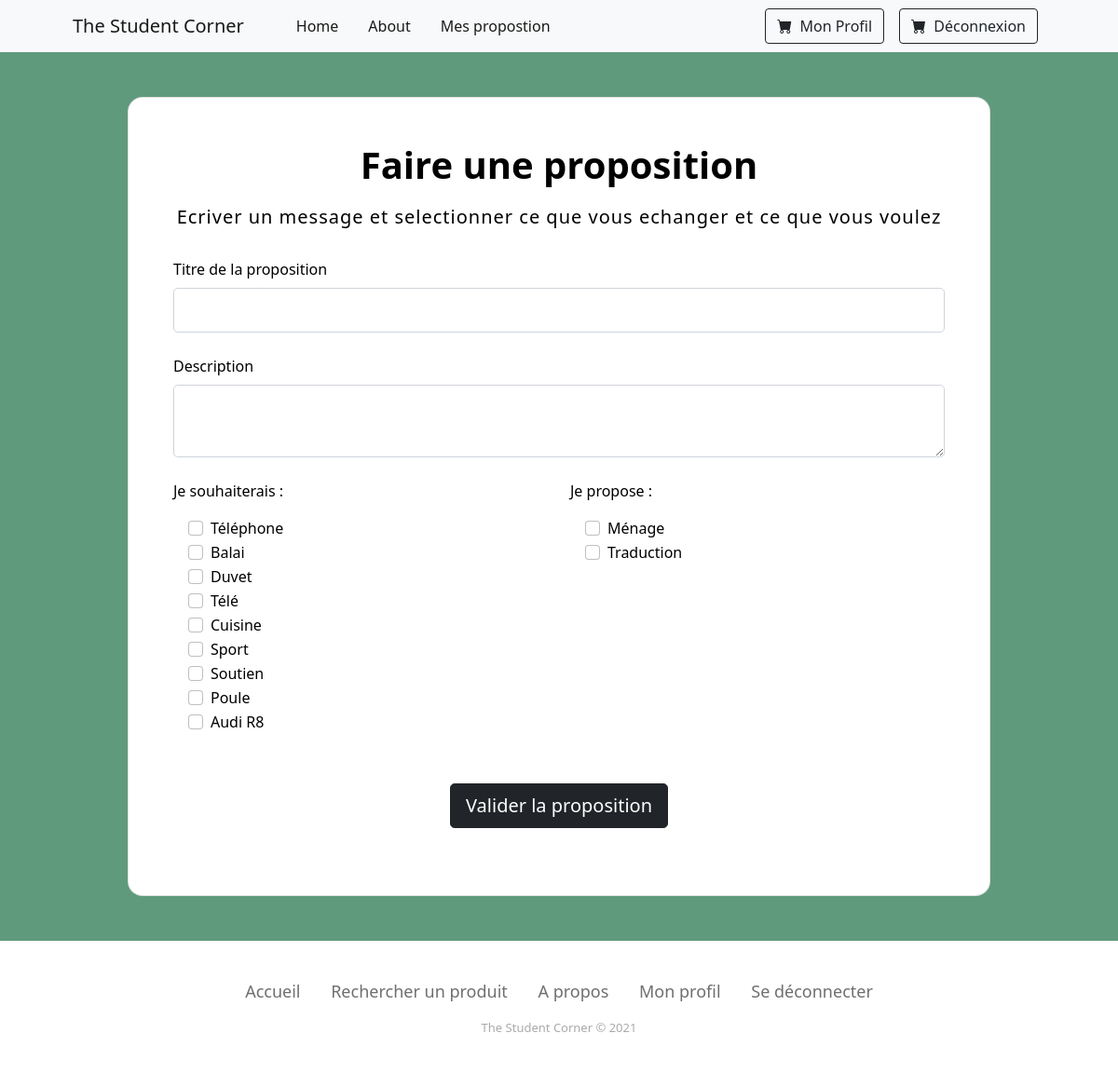
/?r=contact&to=1 (signed in), run on the app's committed database.
### tables this page shows
CREATE TABLE IF NOT EXISTS produit (
    idproduit int(11) NOT NULL AUTO_INCREMENT,
    nom varchar(100) NOT NULL,
    description varchar(100) NOT NULL,
    type int(11) NOT NULL,
    PRIMARY KEY (idproduit)
);

### tools.php (called while the page is built, shortened)
<?php
spl_autoload_register(function($name) {
	$dir = "model";
	if (strpos($name,"Controller") !== FALSE)
		$dir = "controller";
	$path = $dir."/".$name.".php";
});

### controller/Controller.php (called while the page is built, shortened)
<?php
class Controller {
	public function render($view, $d=null) {
		$controller = get_class($this);
		$model = substr($controller, 0,
		strpos($controller, "Controller"));
		$data = $d;
		include_once "view/header.php";
		include_once "view/".strtolower($model)."/".$view.".php";
		include_once "view/footer.php";
	}
}

### controller/ContactController.php (called while the page is built, shortened)
<?php
class ContactController extends Controller {
  public function index(){
    $user = unserialize($_SESSION["user"]);
    $proposes = Offre::findOffres($user->idutilisateur);
    $to = new Utilisateur(parameters()["to"]);
    $demandes = Demande::findDemandes($to->idutilisateur);
    $this->render("index", ["user"=>$user,"to"=>$to,"demandes"=>$demandes,"proposes"=>$proposes]);
  }
}

### index.php (called while the page is built, shortened)
<?php
include_once "db.php";
include_once "tools.php";
include_once "controller/route.php";

### model/Model.php (called while the page is built, shortened)
<?php
class Model {
	public function __construct($id=null) {
		$class = get_class($this);
		$table = strtolower($class);
		if ($id != null) {
			$st = db()->prepare("select * from $table where id$table=:id");
			$st->bindValue(":id", $id);
			$st->execute();
			if ($st->rowCount() != 1) {
				throw new Exception("Not in table: ".$table." id: ".$id );
			} else {
				$row = $st->fetch(PDO::FETCH_ASSOC);
				$classes = glob('model/*');
				$classes_update = array();
				foreach($classes as &$value) {
					$value = substr($value,6);
					$value = substr($value,0,-4);
					$classes_update[strtolower($value)] = $value;
				}
				foreach($row as $field => $value) {
					if (substr($field, 0,2) == "id" && $field != "id".$table) {
						$linkedField = substr($field, 2);
						$this->$field = new $linkedClass($value);
					} else {
						$this->$field = $value;
					}
				}
			}
		}
	}
	public function __get($fieldName) {
		$varName = "_".$fieldName;
		if (property_exists(get_class($this), $varName))
			return $this->$varName;
		else {
			throw new Exception("Unknown variable: ".$fieldName." in ".get_class($this));
		}
	}
	public function __set($fieldName, $value) {
		$varName = "_".$fieldName;
		if ($value !== null) {
			if (property_exists(get_class($this), $varName)) {
				$class = get_class($this);
				$table = strtolower($class);
				$id = "_id".$fieldName;
				if (isset($value->$id)) {
					$st = db()->prepare("update $table set id$fieldName=:val where id$table=:id");
					$id = substr($id, 1);
					$st->bindValue(":val", $value->$id);
				} else {
					$st = db()->prepare("update $table set $fieldName=:val where id$table=:id");
					$st->bindValue(":val", $value);
				}
				$id = "id".$table;
				$st->bindValue(":id", $this->$id);
				$st->execute();
			} else {
				throw 	new Exception("Unknown variable: ".$fieldName. " in ".get_class($this));
			}
		}
	}
}

### db.php (called while the page is built)
<?php
$db = new PDO("mysql:host=localhost;dbname=info732","root","");
$db->exec("SET NAMES 'utf8';");
function db() { global $db; return $db; }

### model/Demande.php (called while the page is built, shortened)
<?php
class Demande extends Model {
	public function __construct($idutilisateur=null, $iddemande=null) {
		$class = get_class($this);
		$table = strtolower($class);
		if ($idutilisateur != null || $iddemande != null) {
			$st = db()->prepare("select * from $table where idutilisateur=:idutilisateur and iddemande=:iddemande");
			$st->bindValue(":idutilisateur", $idutilisateur);
			$st->bindValue(":iddemande", $iddemande);
			$st->execute();
			$this->produit = new Produit($this->iddemande);
		}
	}
	public static function findDemandes($idutilisateur){
		$sql = "select * from demande where idutilisateur=:idutilisateur";
		$st = db()->prepare($sql);
		$st->bindValue(":idutilisateur", $idutilisateur, PDO::PARAM_INT);
        $st->execute();
        $list = array();
        while($row = $st->fetch(PDO::FETCH_ASSOC)) {
            $list[] = new $class($row["idutilisateur"], $row["iddemande"]);
        }
        return $list;
	}
}

### model/Role.php (called while the page is built, shortened)
<?php
class Role extends Model {
	public function __toString() {
		return get_class($this).": ".$this->nom_role;
	}
}

### model/Offre.php (called while the page is built, shortened)
<?php
class Offre extends Model {
	public function __construct($idutilisateur=null, $idoffre=null){
		$class = get_class($this);
		$table = strtolower($class);
		if ($idutilisateur != null || $iddemande != null) {
			$st = db()->prepare("select * from $table where idutilisateur=:idutilisateur and idoffre=:idoffre");
			$st->bindValue(":idutilisateur", $idutilisateur);
			$st->bindValue(":idoffre", $idoffre);
			$st->execute();
			if ($st->rowCount() != 1) {
				throw new Exception("Not in table: ".$table." id: ".$id );
			} else {
				$row = $st->fetch(PDO::FETCH_ASSOC);
				foreach($row as $field => $value) {
					if (substr($field, 0,2) == "id" && $field != "id".$table) {
						$this->$field = new $linkedClass($value);
					} else {
						$this->$field = $value;
					}
				}
			}
			$this->produit = new Produit($this->idoffre);
		}
	}
	public static function findOffres($idutilisateur){
		$sql = "select * from offre where idutilisateur=:idutilisateur";
		$st = db()->prepare($sql);
		$st->bindValue(":idutilisateur", $idutilisateur, PDO::PARAM_INT);
        $st->execute();
        $list = array();
        while($row = $st->fetch(PDO::FETCH_ASSOC)) {
            $list[] = new $class($row["idutilisateur"], $row["idoffre"]);
        }
        return $list;
	}
}

### model/Campus.php (called while the page is built, shortened)
<?php
class Campus extends Model {
	public function __toString() {
		return get_class($this).": ".$this->nom_campus;
	}
}

### view/contact/index.php (the view)
<section class="" style="background-color: #609a7d;">
  <div class="container py-5 h-100">
    <div class="row d-flex justify-content-center align-items-center h-100">
      <div class="col col-xl-10">
        <div class="card" style="border-radius: 1rem;">
          <div class="row g-0">
            <div class="card-body p-4 p-lg-5 text-black">
				<form action=".?r=contact/send&to=<?php echo $data["to"]->idutilisateur; ?>" method="post">
					<div class="mb-3 pb-1 text-center">
					<span class="h1 fw-bold mb-0">Faire une proposition</span>
					</div>
					<h5 class="fw-normal mb-3 pb-3 text-center" style="letter-spacing: 1px;">Ecriver un message et selectionner ce que vous echanger et ce que vous voulez</h5>
					<div class="form-outline mb-4">
					<label class="form-label" for="title">Titre de la proposition</label>
					<input type="text" id="title" name="title" class="form-control form-control-lg" />
					</div>
					<div class="form-outline mb-4">
					<label class="form-label" for="desc">Description</label>
					<textarea id="desc" name="desc" rows="2" class ="form-control form-control-lg"></textarea>
					</div>
					<div class = "row">
						<div class = "col mb-5 min-vw-50">
							<p class="fw-normal">Je souhaiterais :</p>
							<div class="mx-3">
							<?php
								foreach($data["demandes"] as $d){
									$produit = $d->produit;
									echo <<<html
									<div class="form-check">
										<input
											class="form-check-input"
											type="checkbox"
											value="$produit->idproduit"
											id="flexCheckDefault"
											name="wants[]"
										/>
										<label class="form-check-label" for="flexCheckDefault">
											$produit->nom
										</label>
									</div>
									html;
								}
								?>
							</div>
						</div>
						<div class = "col mb-5 min-vw-50">
							<p class="fw-normal">Je propose :</p>
							<div class="mx-3">
								<?php
								foreach($data["proposes"] as $d){
									$produit = $d->produit;
									echo <<<html
									<div class="form-check">
										<input
											class="form-check-input"
											type="checkbox"
											value="$produit->idproduit"
											id="flexCheckDefault"
											name="gives[]"
										/>
										<label class="form-check-label" for="flexCheckDefault">
											$produit->nom
										</label>
									</div>
									html;
								}
								?>
							</div>
						</div>
					</div>
					<div class="pt-1 mb-4 text-center">
					<button class="btn btn-dark btn-lg btn-block" type="submit">Valider la proposition</button>
					</div>
				</form>
			</div>
          </div>
        </div>
      </div>
    </div>
  </div>
</section>

### controller/route.php (shortened to what this page needs)
<?php
$parameters = array();
if (isset($_GET))
	foreach($_GET as $k=>$v)
		$parameters[$k] = $v;
function parameters() {
	global $parameters;
	return $parameters;
}
if (isset(parameters()["r"])) {
	$route = parameters()["r"];
	if (strpos($route,"/") === FALSE)
		list($controller, $action) = array($route, "index");
	else
		list($controller, $action) = explode("/", $route);
	$controller = ucfirst($controller)."Controller";
	if (class_exists($controller)) {
		$c = new $controller();
		$c->$action();
	}
} else {
	$c = new SiteController();
	$c->index();
}

### view/header.php (shortened to what this page needs)
<!DOCTYPE html>
<html>
<head>
	<link rel="stylesheet" href="https://cdn.jsdelivr.net/npm/bootstrap-icons@1.6.0/font/bootstrap-icons.css">
	<link rel="stylesheet" type="text/css" href="./css/bootstrap.css"/>
	<link rel="stylesheet" type="text/css" href="./css/style.css"/>
</head>
<body>
	<main>
	<header>
		<nav class="navbar navbar-expand-lg navbar-light bg-light">
            <div class="container px-4 px-lg-5">
                <a class="navbar-brand" href=".">The Student Corner</a>
				<ul class="navbar-nav me-auto mb-2 mb-lg-0 ms-lg-4 flex-row h-100">
					<li class="nav-item mx-2"><a class="nav-link active" href=".">Home</a></li>
					<li class="nav-item mx-2"><a class="nav-link active" href=".?r=about">About</a></li>
					<li class="nav-item mx-2"><a class="nav-link active" href=".?r=propositions">Mes propostion</a></li>
				</ul>
				<?php if (isset($_SESSION['user'])){?>
					<a class="text-decoration-none d-flex px-2" href=".?r=user/profil">
						<button class="btn btn-outline-dark" type="submit">
							<i class="bi-cart-fill me-1"></i>
							Mon Profil
						</button>
					</a>
					<a class="text-decoration-none d-flex px-2" href=".?r=user/logout">
						<button class="btn btn-outline-dark" type="submit">
							<i class="bi-cart-fill me-1"></i>
							Déconnexion
						</button>
					</a>
				<?php } ?>
            </div>
        </nav>
	</header>
	<section class="background">

### view/footer.php
</section>
    <div class="footer-basic">
        <footer>
            <ul class="list-inline">
                <li class="list-inline-item"><a href=".?r=site/index">Accueil</a></li>
                <li class="list-inline-item"><a href=".?r=site/index">Rechercher un produit</a></li>
                <li class="list-inline-item"><a href=".?r=about/index">A propos</a></li>
				<?php if (isset($_SESSION['user'])){?>
                    <li class="list-inline-item"><a href=".?r=user/profil">Mon profil</a></li>
                    <li class="list-inline-item"><a href=".?r=user/logout">Se déconnecter</a></li>
                <?php }else{?>
                    <li class="list-inline-item"><a href=".?r=user/login">Se connecter</a></li>
                    <li class="list-inline-item"><a href=".?r=user/register">S'inscrire</a></li>
                <?php } ?>
                </ul>
            <p class="copyright">The Student Corner © 2021</p>
        </footer>
    </div>
</main>
</body>
</html>

### css/style.css (style rules this page uses)
.footer-basic { padding:40px 0; background-color:#ffffff; color:#4b4c4d; }
.footer-basic ul { padding:0; list-style:none; text-align:center; font-size:18px; line-height:1.6; margin-bottom:0; }
.footer-basic li { padding:0 10px; }
.footer-basic ul a { color:inherit; text-decoration:none; opacity:0.8; }
.footer-basic .copyright { margin-top:15px; text-align:center; font-size:13px; color:#aaa; margin-bottom:0; }

### data on the page
produit: nom "Téléphone"
produit: nom "Balai"
produit: nom "Duvet"
produit: nom "Télé"
produit: nom "Cuisine"
produit: nom "Sport"
produit: nom "Soutien"
produit: nom "Poule"
produit: nom "Audi R8"
produit: nom "Ménage"
produit: nom "Traduction"
